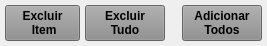
           <widget class="QWidget" name="widget_Cor5" native="true">
            <property name="maximumSize">
             <size>
              <width>16777215</width>
              <height>45</height>
             </size>
            </property>
            <property name="styleSheet">
             <string notr="true"/>
            </property>
            <layout class="QHBoxLayout" name="horizontalLayout_14">
             <property name="spacing">
              <number>5</number>
             </property>
             <property name="leftMargin">
              <number>5</number>
             </property>
             <property name="topMargin">
              <number>5</number>
             </property>
             <property name="rightMargin">
              <number>5</number>
             </property>
             <property name="bottomMargin">
              <number>5</number>
             </property>
             <item>
              <widget class="QPushButton" name="btn_ExcluirItem_Rec">
               <property name="sizePolicy">
                <sizepolicy hsizetype="Fixed" vsizetype="Preferred">
                 <horstretch>0</horstretch>
                 <verstretch>0</verstretch>
                </sizepolicy>
               </property>
               <property name="maximumSize">
                <size>
                 <width>75</width>
                 <height>16777215</height>
                </size>
               </property>
               <property name="font">
                <font>
                 <pointsize>9</pointsize>
                 <weight>75</weight>
                 <bold>true</bold>
                </font>
               </property>
               <property name="cursor">
                <cursorShape>PointingHandCursor</cursorShape>
               </property>
               <property name="layoutDirection">
                <enum>Qt::LeftToRight</enum>
               </property>
               <property name="autoFillBackground">
                <bool>false</bool>
               </property>
               <property name="styleSheet">
                <string notr="true">background-color: rgb(141, 141, 141);</string>
               </property>
               <property name="text">
                <string>Excluir 
 Item</string>
               </property>
               <property name="checkable">
                <bool>false</bool>
               </property>
               <property name="autoDefault">
                <bool>false</bool>
               </property>
               <property name="default">
                <bool>false</bool>
               </property>
               <property name="flat">
                <bool>false</bool>
               </property>
              </widget>
             </item>
             <item>
              <widget class="QPushButton" name="btn_ExcluirTudo_Rec">
               <property name="sizePolicy">
                <sizepolicy hsizetype="Fixed" vsizetype="Preferred">
                 <horstretch>0</horstretch>
                 <verstretch>0</verstretch>
                </sizepolicy>
               </property>
               <property name="maximumSize">
                <size>
                 <width>80</width>
                 <height>16777215</height>
                </size>
               </property>
               <property name="font">
                <font>
                 <pointsize>9</pointsize>
                 <weight>75</weight>
                 <bold>true</bold>
                </font>
               </property>
               <property name="cursor">
                <cursorShape>PointingHandCursor</cursorShape>
               </property>
               <property name="layoutDirection">
                <enum>Qt::LeftToRight</enum>
               </property>
               <property name="autoFillBackground">
                <bool>false</bool>
               </property>
               <property name="styleSheet">
                <string notr="true">background-color: rgb(141, 141, 141);</string>
               </property>
               <property name="text">
                <string>Excluir
Tudo</string>
               </property>
               <property name="checkable">
                <bool>false</bool>
               </property>
               <property name="autoDefault">
                <bool>false</bool>
               </property>
               <property name="default">
                <bool>false</bool>
               </property>
               <property name="flat">
                <bool>false</bool>
               </property>
              </widget>
             </item>
             <item>
              <widget class="QLabel" name="label_2">
               <property name="text">
                <string/>
               </property>
              </widget>
             </item>
             <item>
              <widget class="QPushButton" name="btn_Adicionar_Todos_Rec">
               <property name="sizePolicy">
                <sizepolicy hsizetype="Preferred" vsizetype="Preferred">
                 <horstretch>0</horstretch>
                 <verstretch>0</verstretch>
                </sizepolicy>
               </property>
               <property name="minimumSize">
                <size>
                 <width>0</width>
                 <height>0</height>
                </size>
               </property>
               <property name="maximumSize">
                <size>
                 <width>100</width>
                 <height>16777215</height>
                </size>
               </property>
               <property name="font">
                <font>
                 <pointsize>9</pointsize>
                 <weight>75</weight>
                 <bold>true</bold>
                </font>
               </property>
               <property name="cursor">
                <cursorShape>PointingHandCursor</cursorShape>
               </property>
               <property name="layoutDirection">
                <enum>Qt::LeftToRight</enum>
               </property>
               <property name="autoFillBackground">
                <bool>false</bool>
               </property>
               <property name="styleSheet">
                <string notr="true">background-color: rgb(141, 141, 141);</string>
               </property>
               <property name="text">
                <string>Adicionar
Todos</string>
               </property>
               <property name="checkable">
                <bool>false</bool>
               </property>
               <property name="autoDefault">
                <bool>false</bool>
               </property>
               <property name="default">
                <bool>false</bool>
               </property>
               <property name="flat">
                <bool>false</bool>
               </property>
              </widget>
             </item>
            </layout>
           </widget>
